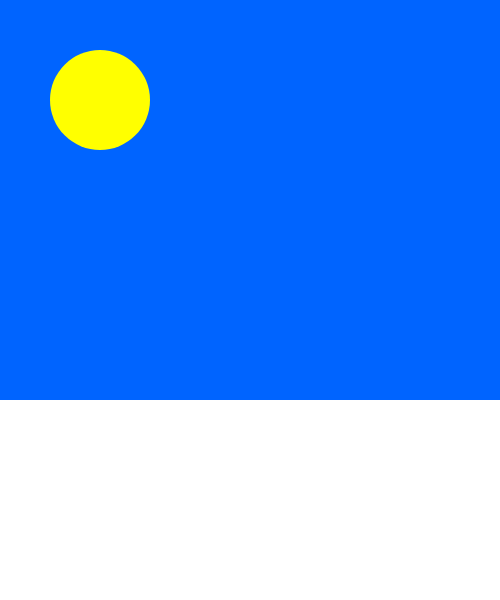
Frame 1 (no input)
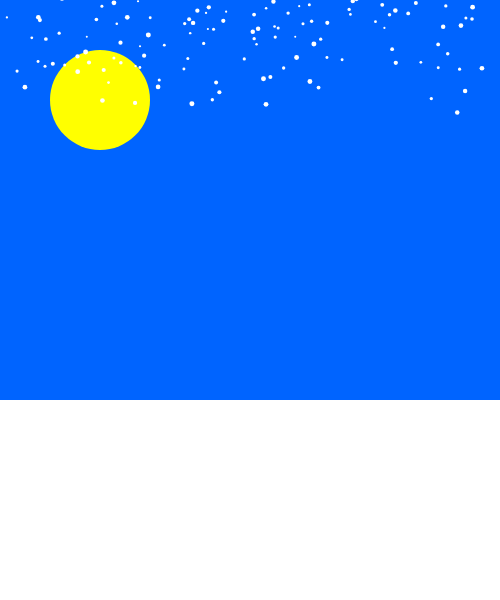
Frame 60 (no input)
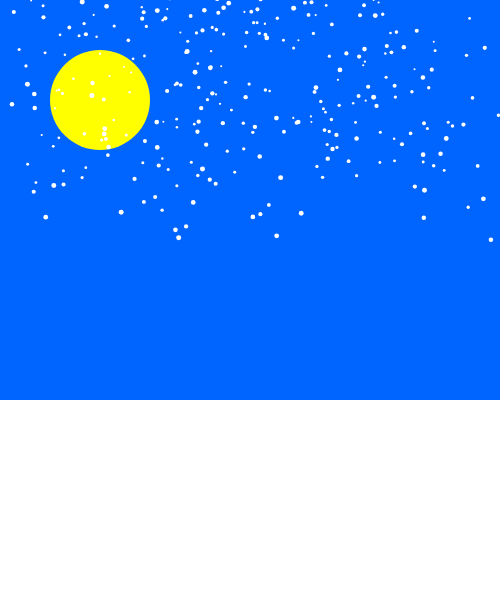
Frame 120 (the mouse pressed at the canvas centre since frame 60)

The p5.js sketch that drew these frames (run headless with seeded random() and noise() and a simulated clock; from frame 60 on, the mouse is pressed at the canvas centre):

// p5.js sketch
// ── sketch.js
let snowflakes = []; // array to hold snowflake objects

function setup() {
  createCanvas(500, 600);
  fill(240);
  noStroke();
}

function draw() {
  background(0,100,255);
  let t = frameCount / 60; // update time

{fill("yellow")
  circle(100,100,100)
}
{fill("white")
rect(0,400,500,300)}
  // create a random number of snowflakes each frame
fill("white")
  for (let i = 0; i < random(5); i++) {
    snowflakes.push(new snowflake()); // append snowflake object
  }

  // loop through snowflakes with a for..of loop
  for (let flake of snowflakes) {
    flake.update(t); // update snowflake position
    flake.display(); // draw snowflake
  }
}

// snowflake class
function snowflake() {
  // initialize coordinates
  this.posX = 0;
  this.posY = random(-50, 0);
  this.initialangle = random(0, 2 * PI);
  this.size = random(2, 5);

  // radius of snowflake spiral
  // chosen so the snowflakes are uniformly spread out in area
  this.radius = sqrt(random(pow(width / 2, 2)));

  this.update = function(time) {
    // x position follows a circle
    let w = 0.6; // angular speed
    let angle = w * time + this.initialangle;
    this.posX = width / 2 + this.radius * sin(angle);

    // different size snowflakes fall at slightly different y speeds
    this.posY += pow(this.size, 0.5);

    // delete snowflake if past end of screen
    if (this.posY > height) {
      let index = snowflakes.indexOf(this);
      snowflakes.splice(index, 1);
    }
  };

  this.display = function() {
    ellipse(this.posX, this.posY, this.size);

  };
}
